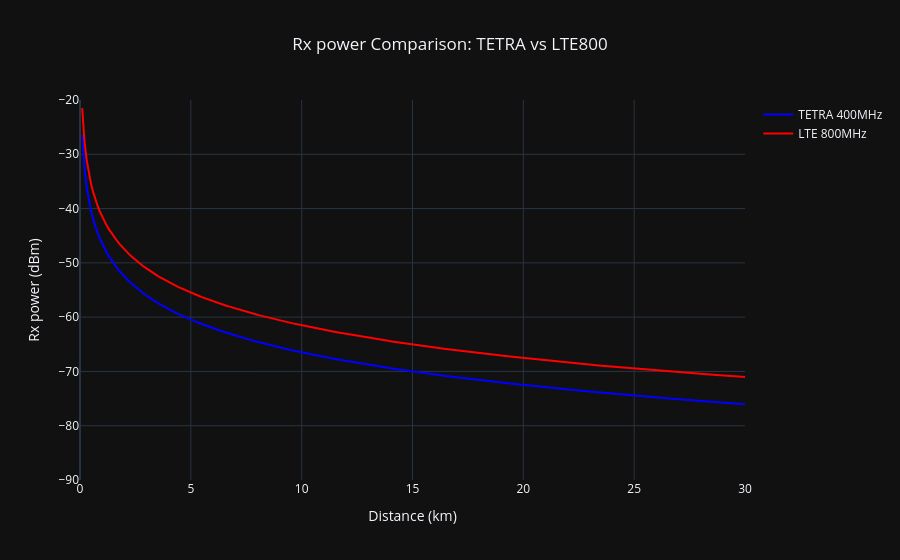

Notebook source saved alongside this figure:
### Markdown cell above
### Received Power vs Distance

Despite TETRA operating at a lower frequency (lower path loss), LTE800 achieves

higher received power across all distances. The reason: LTE800's directional macro

antenna (15 dBi) provides 9 dB more gain than TETRA's omnidirectional antenna (6 dBi),

outweighing the propagation advantage of the lower frequency.

### Code cell
fig = go.Figure()

fig.add_trace(go.Scatter(x=distance, y=rx_tetra, name="TETRA 400MHz", line=dict(color="blue")))

fig.add_trace(go.Scatter(x=distance, y=rx_lte, name="LTE 800MHz", line=dict(color="red")))

fig.update_layout(
    template='plotly_dark',
    title=dict(text ='Rx power Comparison: TETRA vs LTE800', x=0.5),
    xaxis=dict(range=[0, 30]), xaxis_title='Distance (km)',
    yaxis=dict(range=[-90, -20]), yaxis_title='Rx power (dBm)',

)

### Figure 1 — Plotly figure (JSON) as saved in the notebook; plotly's stock layout.template omitted (floating-point values rounded to 4 significant figures; data arrays with more than 128 entries replaced by an {"elided": "..."} marker saying what was removed)
{"data": [{"line": {"color": "blue"}, "name": "TETRA 400MHz", "x": {"elided": "300 float values"}, "y": {"elided": "300 float values"}, "type": "scatter"}, {"line": {"color": "red"}, "name": "LTE 800MHz", "x": {"elided": "300 float values"}, "y": {"elided": "300 float values"}, "type": "scatter"}], "layout": {"title": {"text": "Rx power Comparison: TETRA vs LTE800", "x": 0.5}, "xaxis": {"range": [0, 30], "title": {"text": "Distance (km)"}}, "yaxis": {"range": [-90, -20], "title": {"text": "Rx power (dBm)"}}}}
